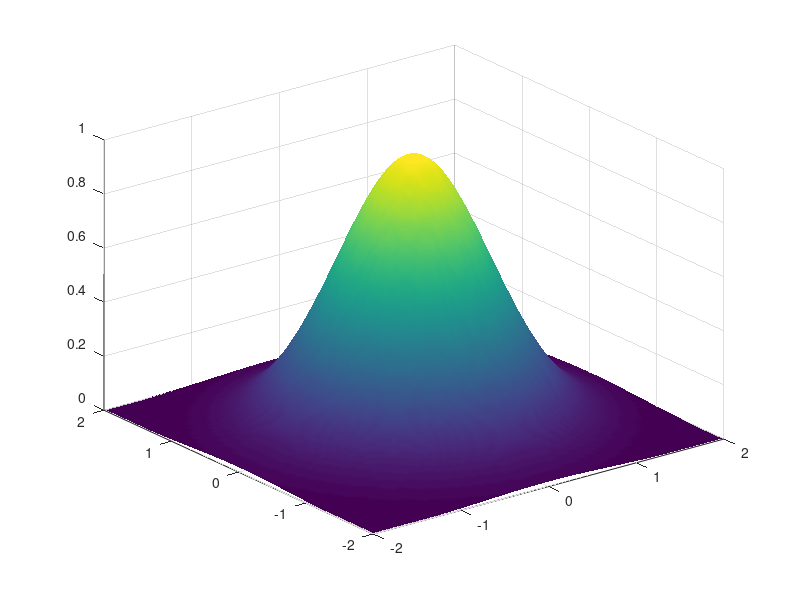

Recreate this plot in MATLAB.
%exercicio 3 plot do grafico de uma funcao em 3D


x=linspace(-2,2);
y=linspace(-2,2);
[xx,yy]=meshgrid(x,y);
f=exp(-xx.^2-yy.^2);
surf(xx,yy,f)
shading interp